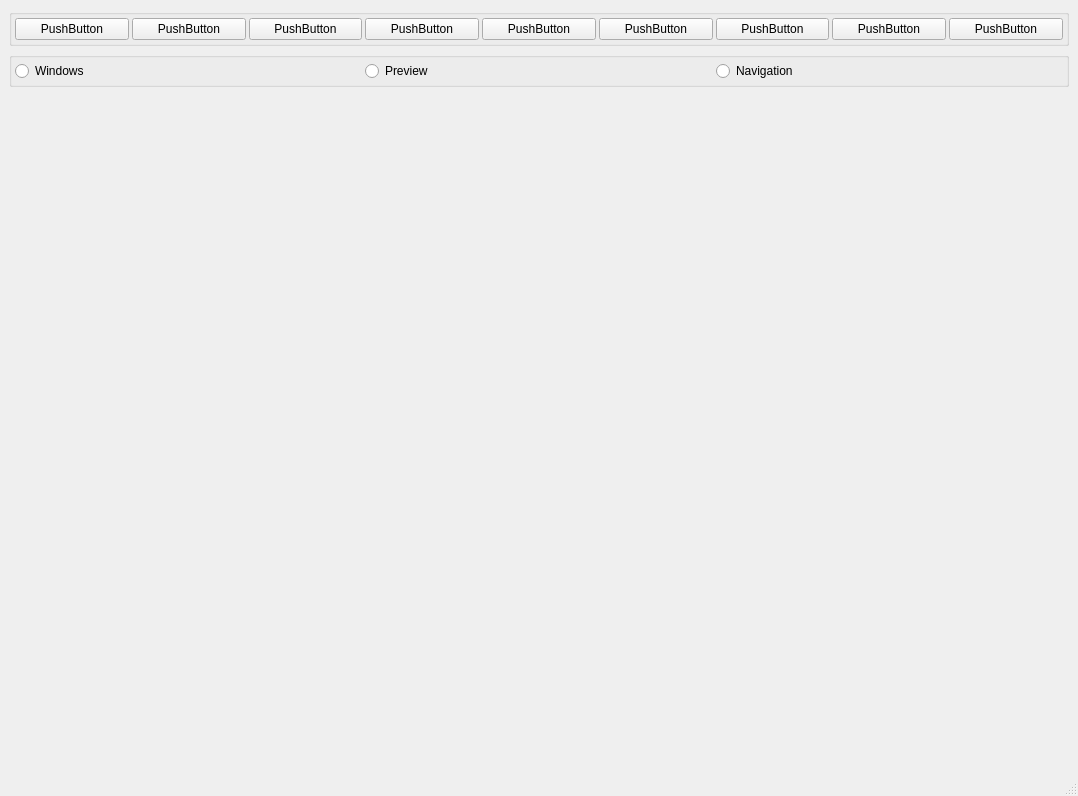
<?xml version="1.0" encoding="UTF-8"?>
<ui version="4.0">
 <class>MainWindow</class>
 <widget class="QMainWindow" name="MainWindow">
  <property name="geometry">
   <rect>
    <x>0</x>
    <y>0</y>
    <width>1078</width>
    <height>796</height>
   </rect>
  </property>
  <property name="windowTitle">
   <string>PDF Editor</string>
  </property>
  <widget class="QWidget" name="centralwidget">
   <layout class="QGridLayout" name="gridLayout_2">
    <item row="0" column="0">
     <widget class="QGroupBox" name="gbFunction">
      <property name="title">
       <string/>
      </property>
      <layout class="QGridLayout" name="gridLayout_3" rowstretch="0" columnstretch="10,10,10,10,10,10,10,10,10" columnminimumwidth="10,10,10,10,10,10,10,10,10">
       <property name="leftMargin">
        <number>3</number>
       </property>
       <property name="topMargin">
        <number>3</number>
       </property>
       <property name="rightMargin">
        <number>3</number>
       </property>
       <property name="bottomMargin">
        <number>3</number>
       </property>
       <property name="spacing">
        <number>3</number>
       </property>
       <item row="0" column="0">
        <widget class="QPushButton" name="pbOCR">
         <property name="text">
          <string>PushButton</string>
         </property>
        </widget>
       </item>
       <item row="0" column="1">
        <widget class="QPushButton" name="pbAnnotateHighlight">
         <property name="text">
          <string>PushButton</string>
         </property>
        </widget>
       </item>
       <item row="0" column="2">
        <widget class="QPushButton" name="pbPageAddEdit">
         <property name="text">
          <string>PushButton</string>
         </property>
        </widget>
       </item>
       <item row="0" column="3">
        <widget class="QPushButton" name="pbResizeCompress">
         <property name="text">
          <string>PushButton</string>
         </property>
        </widget>
       </item>
       <item row="0" column="4">
        <widget class="QPushButton" name="pbRotateArrange">
         <property name="text">
          <string>PushButton</string>
         </property>
        </widget>
       </item>
       <item row="0" column="5">
        <widget class="QPushButton" name="pbTextImageEdit">
         <property name="text">
          <string>PushButton</string>
         </property>
        </widget>
       </item>
       <item row="0" column="6">
        <widget class="QPushButton" name="pbSecuritySettings">
         <property name="text">
          <string>PushButton</string>
         </property>
        </widget>
       </item>
       <item row="0" column="7">
        <widget class="QPushButton" name="pbImageShapeAdd">
         <property name="text">
          <string>PushButton</string>
         </property>
        </widget>
       </item>
       <item row="0" column="8">
        <widget class="QPushButton" name="pbFormEdit">
         <property name="text">
          <string>PushButton</string>
         </property>
        </widget>
       </item>
      </layout>
     </widget>
    </item>
    <item row="1" column="0">
     <widget class="QGroupBox" name="gbMode">
      <property name="title">
       <string/>
      </property>
      <layout class="QGridLayout" name="gridLayout" rowstretch="0" columnstretch="10,10,10" columnminimumwidth="10,10,10">
       <property name="leftMargin">
        <number>3</number>
       </property>
       <property name="topMargin">
        <number>3</number>
       </property>
       <property name="rightMargin">
        <number>3</number>
       </property>
       <property name="bottomMargin">
        <number>3</number>
       </property>
       <property name="spacing">
        <number>3</number>
       </property>
       <item row="0" column="0">
        <widget class="QRadioButton" name="radioAWindows">
         <property name="text">
          <string>Windows</string>
         </property>
        </widget>
       </item>
       <item row="0" column="1">
        <widget class="QRadioButton" name="radioBPreview">
         <property name="text">
          <string>Preview</string>
         </property>
        </widget>
       </item>
       <item row="0" column="2">
        <widget class="QRadioButton" name="radioCNavigation">
         <property name="text">
          <string>Navigation</string>
         </property>
        </widget>
       </item>
      </layout>
     </widget>
    </item>
    <item row="2" column="0">
     <widget class="QStackedWidget" name="stackedWidget">
      <widget class="QWidget" name="pageCNavigation">
       <property name="windowTitle">
        <string>텍스트 및 이미지 편집</string>
       </property>
      </widget>
      <widget class="QWidget" name="pageBPreview">
       <property name="windowTitle">
        <string>페이지 회전 및 정렬</string>
       </property>
      </widget>
      <widget class="QWidget" name="pageAWindows">
       <property name="windowTitle">
        <string>주석 및 하이라이트</string>
       </property>
      </widget>
     </widget>
    </item>
   </layout>
  </widget>
  <widget class="QMenuBar" name="menubar">
   <property name="geometry">
    <rect>
     <x>0</x>
     <y>0</y>
     <width>1078</width>
     <height>23</height>
    </rect>
   </property>
  </widget>
  <widget class="QStatusBar" name="statusbar"/>
 </widget>
 <resources/>
 <connections/>
</ui>
